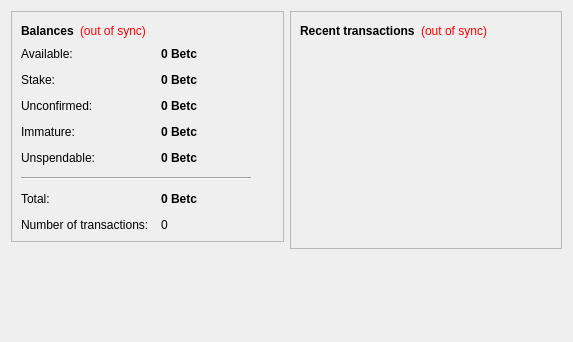
<?xml version="1.0" encoding="UTF-8"?>
<ui version="4.0">
 <class>OverviewPage</class>
 <widget class="QWidget" name="OverviewPage">
  <property name="geometry">
   <rect>
    <x>0</x>
    <y>0</y>
    <width>573</width>
    <height>342</height>
   </rect>
  </property>
  <property name="windowTitle">
   <string>Form</string>
  </property>
  <layout class="QHBoxLayout" name="horizontalLayout" stretch="1,1">
   <item>
    <layout class="QVBoxLayout" name="verticalLayout_2">
     <item>
      <widget class="QFrame" name="frame">
       <property name="frameShape">
        <enum>QFrame::StyledPanel</enum>
       </property>
       <property name="frameShadow">
        <enum>QFrame::Raised</enum>
       </property>
       <layout class="QVBoxLayout" name="verticalLayout_4">
        <item>
         <layout class="QHBoxLayout" name="horizontalLayout_4">
          <item>
           <widget class="QLabel" name="label_5">
            <property name="font">
             <font>
              <weight>75</weight>
              <bold>true</bold>
             </font>
            </property>
            <property name="text">
             <string>Balances</string>
            </property>
           </widget>
          </item>
          <item>
           <widget class="QLabel" name="labelWalletStatus">
            <property name="toolTip">
             <string>The displayed information may be out of date. Your wallet automatically synchronizes with the Betcoin network after a connection is established, but this process has not completed yet.</string>
            </property>
            <property name="styleSheet">
             <string notr="true">QLabel { color: red; }</string>
            </property>
            <property name="text">
             <string notr="true">(out of sync)</string>
            </property>
            <property name="alignment">
             <set>Qt::AlignLeading|Qt::AlignLeft|Qt::AlignVCenter</set>
            </property>
           </widget>
          </item>
          <item>
           <spacer name="horizontalSpacer_2">
            <property name="orientation">
             <enum>Qt::Horizontal</enum>
            </property>
            <property name="sizeHint" stdset="0">
             <size>
              <width>40</width>
              <height>20</height>
             </size>
            </property>
           </spacer>
          </item>
         </layout>
        </item>
        <item>
         <layout class="QFormLayout" name="formLayout_2">
          <property name="fieldGrowthPolicy">
           <enum>QFormLayout::AllNonFixedFieldsGrow</enum>
          </property>
          <property name="horizontalSpacing">
           <number>12</number>
          </property>
          <property name="verticalSpacing">
           <number>12</number>
          </property>
          <item row="0" column="0">
           <widget class="QLabel" name="labelAvailableText">
            <property name="toolTip">
             <string>Your current available balance</string>
            </property>
            <property name="text">
             <string>Available:</string>
            </property>
           </widget>
          </item>
          <item row="0" column="1">
           <widget class="QLabel" name="labelAvailable">
            <property name="font">
             <font>
              <weight>75</weight>
              <bold>true</bold>
             </font>
            </property>
            <property name="cursor">
             <cursorShape>IBeamCursor</cursorShape>
            </property>
            <property name="toolTip">
             <string>Your current available balance</string>
            </property>
            <property name="text">
             <string notr="true">0 Betc</string>
            </property>
            <property name="alignment">
             <set>Qt::AlignLeading|Qt::AlignLeft|Qt::AlignVCenter</set>
            </property>
            <property name="textInteractionFlags">
             <set>Qt::LinksAccessibleByMouse|Qt::TextSelectableByKeyboard|Qt::TextSelectableByMouse</set>
            </property>
           </widget>
          </item>
          <item row="1" column="0">
           <widget class="QLabel" name="label_6">
            <property name="toolTip">
             <string>Total of coins that was staked, and do not yet count toward the current balance</string>
            </property>
            <property name="text">
             <string>Stake:</string>
            </property>
           </widget>
          </item>
          <item row="1" column="1">
           <widget class="QLabel" name="labelStake">
            <property name="font">
             <font>
              <weight>75</weight>
              <bold>true</bold>
             </font>
            </property>
            <property name="cursor">
             <cursorShape>IBeamCursor</cursorShape>
            </property>
            <property name="toolTip">
             <string>Total of coins that was staked, and do not yet count toward the current balance</string>
            </property>
            <property name="text">
             <string notr="true">0 Betc</string>
            </property>
            <property name="alignment">
             <set>Qt::AlignLeading|Qt::AlignLeft|Qt::AlignVCenter</set>
            </property>
            <property name="textInteractionFlags">
             <set>Qt::LinksAccessibleByMouse|Qt::TextSelectableByKeyboard|Qt::TextSelectableByMouse</set>
            </property>
           </widget>
          </item>
          <item row="2" column="0">
           <widget class="QLabel" name="label_3">
            <property name="toolTip">
             <string>Total of transactions that have yet to be confirmed, and do not yet count toward the current balance</string>
            </property>
            <property name="text">
             <string>Unconfirmed:</string>
            </property>
           </widget>
          </item>
          <item row="2" column="1">
           <widget class="QLabel" name="labelUnconfirmed">
            <property name="font">
             <font>
              <weight>75</weight>
              <bold>true</bold>
             </font>
            </property>
            <property name="cursor">
             <cursorShape>IBeamCursor</cursorShape>
            </property>
            <property name="toolTip">
             <string>Total of transactions that have yet to be confirmed, and do not yet count toward the current balance</string>
            </property>
            <property name="text">
             <string notr="true">0 Betc</string>
            </property>
            <property name="alignment">
             <set>Qt::AlignLeading|Qt::AlignLeft|Qt::AlignVCenter</set>
            </property>
            <property name="textInteractionFlags">
             <set>Qt::LinksAccessibleByMouse|Qt::TextSelectableByKeyboard|Qt::TextSelectableByMouse</set>
            </property>
           </widget>
          </item>
          <item row="3" column="0">
           <widget class="QLabel" name="labelImmatureText">
            <property name="toolTip">
             <string>Mined balance that has not yet matured</string>
            </property>
            <property name="text">
             <string>Immature:</string>
            </property>
           </widget>
          </item>
          <item row="3" column="1">
           <widget class="QLabel" name="labelImmature">
            <property name="font">
             <font>
              <weight>75</weight>
              <bold>true</bold>
             </font>
            </property>
            <property name="toolTip">
             <string>Mined balance that has not yet matured</string>
            </property>
            <property name="text">
             <string notr="true">0 Betc</string>
            </property>
            <property name="alignment">
             <set>Qt::AlignLeading|Qt::AlignLeft|Qt::AlignVCenter</set>
            </property>
            <property name="textInteractionFlags">
             <set>Qt::LinksAccessibleByMouse|Qt::TextSelectableByKeyboard|Qt::TextSelectableByMouse</set>
            </property>
           </widget>
          </item>
          <item row="4" column="0">
           <widget class="QLabel" name="labelBalanceWatchOnlyText">
            <property name="toolTip">
             <string>Your unspendable balance</string>
            </property>
            <property name="text">
             <string>Unspendable:</string>
            </property>
           </widget>
          </item>
          <item row="4" column="1">
           <widget class="QLabel" name="labelBalanceWatchOnly">
            <property name="font">
             <font>
              <weight>75</weight>
              <bold>true</bold>
             </font>
            </property>
            <property name="cursor">
             <cursorShape>IBeamCursor</cursorShape>
            </property>
            <property name="toolTip">
             <string>Your unspendable balance</string>
            </property>
            <property name="text">
             <string notr="true">0 Betc</string>
            </property>
            <property name="alignment">
             <set>Qt::AlignLeading|Qt::AlignLeft|Qt::AlignVCenter</set>
            </property>
            <property name="textInteractionFlags">
             <set>Qt::LinksAccessibleByMouse|Qt::TextSelectableByKeyboard|Qt::TextSelectableByMouse</set>
            </property>
           </widget>
          </item>
          <item row="5" column="0" colspan="2">
           <widget class="Line" name="line">
            <property name="maximumSize">
             <size>
              <width>230</width>
              <height>16777215</height>
             </size>
            </property>
            <property name="orientation">
             <enum>Qt::Horizontal</enum>
            </property>
           </widget>
          </item>
          <item row="6" column="0">
           <widget class="QLabel" name="labelTotalText">
            <property name="toolTip">
             <string>Your current total balance</string>
            </property>
            <property name="text">
             <string>Total:</string>
            </property>
           </widget>
          </item>
          <item row="6" column="1">
           <widget class="QLabel" name="labelTotal">
            <property name="font">
             <font>
              <weight>75</weight>
              <bold>true</bold>
             </font>
            </property>
            <property name="toolTip">
             <string>Your current total balance</string>
            </property>
            <property name="text">
             <string notr="true">0 Betc</string>
            </property>
            <property name="alignment">
             <set>Qt::AlignLeading|Qt::AlignLeft|Qt::AlignVCenter</set>
            </property>
            <property name="textInteractionFlags">
             <set>Qt::LinksAccessibleByMouse|Qt::TextSelectableByKeyboard|Qt::TextSelectableByMouse</set>
            </property>
           </widget>
          </item>
          <item row="7" column="0">
           <widget class="QLabel" name="label_2">
            <property name="toolTip">
             <string>Total number of transactions in wallet</string>
            </property>
            <property name="text">
             <string>Number of transactions:</string>
            </property>
           </widget>
          </item>
          <item row="7" column="1">
           <widget class="QLabel" name="labelNumTransactions">
            <property name="toolTip">
             <string>Total number of transactions in wallet</string>
            </property>
            <property name="text">
             <string notr="true">0</string>
            </property>
           </widget>
          </item>
         </layout>
        </item>
       </layout>
      </widget>
     </item>
     <item>
      <spacer name="verticalSpacer">
       <property name="orientation">
        <enum>Qt::Vertical</enum>
       </property>
       <property name="sizeHint" stdset="0">
        <size>
         <width>20</width>
         <height>40</height>
        </size>
       </property>
      </spacer>
     </item>
    </layout>
   </item>
   <item>
    <layout class="QVBoxLayout" name="verticalLayout_3">
     <item>
      <widget class="QFrame" name="frame_2">
       <property name="frameShape">
        <enum>QFrame::StyledPanel</enum>
       </property>
       <property name="frameShadow">
        <enum>QFrame::Raised</enum>
       </property>
       <layout class="QVBoxLayout" name="verticalLayout">
        <item>
         <layout class="QHBoxLayout" name="horizontalLayout_2">
          <item>
           <widget class="QLabel" name="label_4">
            <property name="text">
             <string>&lt;b&gt;Recent transactions&lt;/b&gt;</string>
            </property>
           </widget>
          </item>
          <item>
           <widget class="QLabel" name="labelTransactionsStatus">
            <property name="toolTip">
             <string>The displayed information may be out of date. Your wallet automatically synchronizes with the Betcoin network after a connection is established, but this process has not completed yet.</string>
            </property>
            <property name="styleSheet">
             <string notr="true">QLabel { color: red; }</string>
            </property>
            <property name="text">
             <string notr="true">(out of sync)</string>
            </property>
            <property name="alignment">
             <set>Qt::AlignRight|Qt::AlignTrailing|Qt::AlignVCenter</set>
            </property>
           </widget>
          </item>
          <item>
           <spacer name="horizontalSpacer">
            <property name="orientation">
             <enum>Qt::Horizontal</enum>
            </property>
            <property name="sizeHint" stdset="0">
             <size>
              <width>40</width>
              <height>20</height>
             </size>
            </property>
           </spacer>
          </item>
         </layout>
        </item>
        <item>
         <widget class="QListView" name="listTransactions">
          <property name="styleSheet">
           <string notr="true">QListView { background: transparent; }</string>
          </property>
          <property name="frameShape">
           <enum>QFrame::NoFrame</enum>
          </property>
          <property name="verticalScrollBarPolicy">
           <enum>Qt::ScrollBarAlwaysOff</enum>
          </property>
          <property name="horizontalScrollBarPolicy">
           <enum>Qt::ScrollBarAlwaysOff</enum>
          </property>
          <property name="selectionMode">
           <enum>QAbstractItemView::NoSelection</enum>
          </property>
         </widget>
        </item>
       </layout>
      </widget>
     </item>
     <item>
      <spacer name="verticalSpacer_2">
       <property name="orientation">
        <enum>Qt::Vertical</enum>
       </property>
       <property name="sizeHint" stdset="0">
        <size>
         <width>20</width>
         <height>40</height>
        </size>
       </property>
      </spacer>
     </item>
    </layout>
   </item>
  </layout>
 </widget>
 <resources/>
 <connections/>
</ui>
